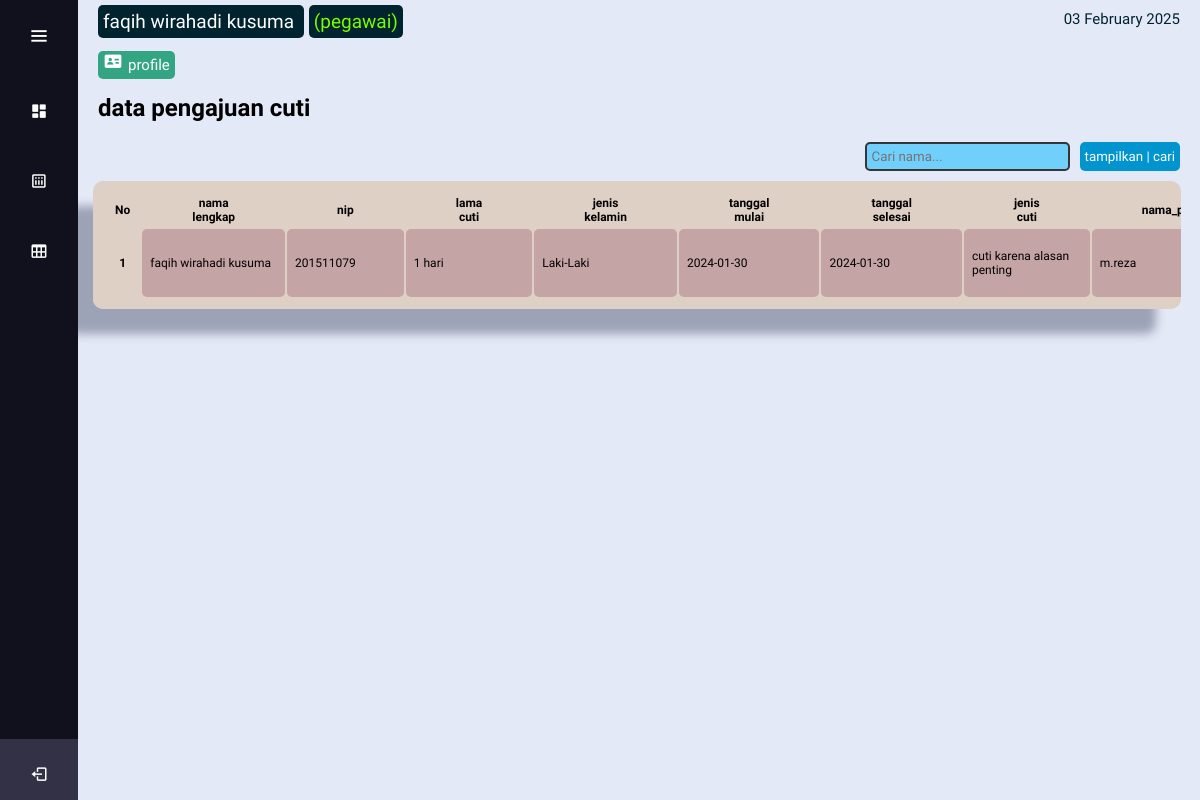
Page /dashboard_pegawai.php?page=home_user1 (signed in) on the committed database.
### tables this page shows
CREATE TABLE `tbl_multi_user` (
  `id_user` int(11) NOT NULL,
  `nama_lengkap` varchar(100) DEFAULT NULL,
  `nama_depan` varchar(100) DEFAULT NULL,
  `nip` char(18) DEFAULT NULL,
  `jenis_kelamin` varchar(100) DEFAULT NULL,
  `pass_user` varchar(100) DEFAULT NULL,
  `level` varchar(100) DEFAULT NULL
);

CREATE TABLE `tbl_data_cuti_pegawai` (
  `id_cuti_pegawai` int(11) NOT NULL,
  `id_pegawai` int(11) DEFAULT NULL,
  `id_jabatan` int(11) DEFAULT NULL,
  `jenis_kelamin` varchar(100) DEFAULT NULL,
  `nomor_hp` char(13) DEFAULT NULL,
  `kabupaten` varchar(100) DEFAULT NULL,
  `masa_kerja` varchar(50) DEFAULT NULL,
  `jenis_cuti` varchar(100) DEFAULT NULL,
  `alasan_cuti` varchar(225) DEFAULT NULL,
  `lama_cuti` varchar(100) DEFAULT NULL,
  `tanggal_mulai` date DEFAULT NULL,
  `tanggal_selesai` date DEFAULT NULL,
  `nama_panitera` varchar(100) DEFAULT NULL,
  `nama_ketua` varchar(100) DEFAULT NULL,
  `app_panitera` varchar(100) DEFAULT NULL,
  `app_ketua` varchar(100) DEFAULT NULL
);

CREATE TABLE `tbl_data_pegawai` (
  `id_pegawai` int(11) NOT NULL,
  `nama_pegawai` varchar(100) DEFAULT NULL,
  `nip` char(18) DEFAULT NULL,
  `id_jabatan` int(11) DEFAULT NULL,
  `id_user` int(11) DEFAULT NULL,
  `id_golongan` int(11) DEFAULT NULL,
  `unit_kerja` varchar(100) DEFAULT NULL,
  `pendidikan_terakhir` varchar(100) DEFAULT NULL,
  `alamat` varchar(225) DEFAULT NULL
);

### page/pegawaian/user/home_user1.php (the view, shortened to what this page needs)
<?php
require_once('./function/koneksi.php');
$statuse = isset($_GET['statuse']) ? ($_GET['statuse']) : false;
?>
<link rel="stylesheet" href="../../style/style.css">
<div class="data-user"><h1>data pengajuan cuti</h1>
<?php if($statuse == 'success') :?>
            <div class="alert alert-success" role="alert">
                data berhasil di hapus
            </div>
<?php endif; ?></div>
<form method="post" action="" class="pencarian">
    <input type="text" name="search" placeholder="Cari nama..." class="i_pencarian">
    <input type="submit" name="submit" value="tampilkan | cari" class="b_pencarian">
</form>
<table class="table">
    <thead>
        <tr>
        <th scope="col" class="data">No</th>
        <th scope="col" class="data">nama lengkap</th>
        <th scope="col" class="data">nip</th>
        <th scope="col" class="data">lama cuti</th>
        <th scope="col" class="data">jenis kelamin</th>
        <th scope="col" class="data">tanggal mulai</th>
        <th scope="col" class="data">tanggal selesai</th>
        <th scope="col" class="data">jenis cuti</th>
        <th scope="col" class="data">nama_panitera</th>
        </tr>
    </thead>
    <tbody class="box-data">
        <?php
        if (isset($_POST['submit'] ) == '$_SESSION[nip]') {
            $search = $_POST['search'];
            $result = $koneksi->query("SELECT * FROM tbl_data_cuti_pegawai AS cuti
                        INNER JOIN
                            tbl_data_pegawai AS pegawai ON cuti.id_pegawai = pegawai.id_pegawai
                            WHERE pegawai.nama_pegawai LIKE '%$search%'");
            $user = $result->fetch_all(MYSQLI_REFRESH_GRANT);
        }else{
            $user = $koneksi->query("SELECT
                cuti.*,
                pegawai.*
                FROM
                tbl_data_cuti_pegawai AS cuti
            INNER JOIN
                tbl_data_pegawai AS pegawai ON cuti.id_pegawai = pegawai.id_pegawai WHERE pegawai.nip='$_SESSION[nip]'
                ")->fetch_all(MYSQLI_REFRESH_GRANT);
        }
            $no = 1;
        foreach($user as $usr):?>
        <tr>
        <th scope="row" class="data-box"><?= $no++; ?></th>
        <td class="data-db"><?= $usr['nama_pegawai']?></td>
        <td class="data-db"><?= $usr['nip']?></td>
        <td class="data-db"><?= $usr['lama_cuti']?></td>
        <td class="data-db"><?= $usr['jenis_kelamin']?></td>
        <td class="data-db"><?= $usr['tanggal_mulai']?></td>
        <td class="data-db"><?= $usr['tanggal_selesai']?></td>
        <td class="data-db"><?= $usr['jenis_cuti']?></td>
        <td class="data-db"><?= $usr['nama_panitera']?></td>
        </tr>
        <?php endforeach;?>
    </tbody>
</table>

### home-nav-pegawai.php (shortened to what this page needs)
<div class="text">
            <div class="nama"><span style=" font-size:19px; color:white; margin-right:5px;"><?= $user['nama_lengkap'] ?>  </span>
                                <span style="color:#77ff00; font-size:19px;">(<?= $user['level'] ?>)</span><br><br>
                                <span class="span1"><a href="<?= BASE_URL . 'dashboard_pegawai.php?page=edit_data_profile&id='.$user['id_user'] ?>"><i class='bx bxs-id-card bx-tada' ></i>profile</a></span>
            </div>
            <div class="tanggal" id="clock">
                <?php
                $tanggal_sekarang = strftime("%d %B %Y ");
                echo "<p>{$tanggal_sekarang}</p>";
                ?>
            </div>
</div>

### style/style.css (style rules this page uses)
* { margin: 0; padding: 0; box-sizing: border-box; font-family: 'DynaPuff', cursive; }
* { margin: 0; padding: 0; box-sizing: border-box; }
.home-section .text { display: flex; justify-content: center; align-items: start; width: 100%; padding: 10px 20px; justify-content: space-between; color: #ffffff; font-size: 15px; font-weight: 200; margin-bottom: 10px; }
.home-section .text span { background-color: #002330; padding: 5px; border-radius: 5px; }
.home-section .text .span1 { background-color: #33a583; padding: 5px; margin-top: 5px; }
.home-section .text .tanggal { color: #002330; }
.data-user h1 { margin-left: 20px; margin-bottom: 20px; }
.table { display: inline-block; flex-direction: column; min-width: 97%; max-width: 97%; max-height: 60vh; background-color: #dcccbad3; margin-left: 15px; margin-right: 15px; margin-bottom: 40px; font-size: 12px; border: none; font-family: 'DynaPuff', cursive; padding: 10px; border-radius: 10px; box-shadow: -25px 25px 10px rgba(61, 70, 96, 0.427); white-space: wrap; overflow: auto; text-overflow: ellipsis; align-items: center; }
.data-box { padding-left: 3px; padding-right: 3px; }
.data-db { box-sizing: border-box; padding-left: 8px; padding-right: 8px; padding-top: 5px; padding-bottom: 5px; border: none; font-family: 'DynaPuff', cursive; background-color: #a7727d76; border-radius: 5px; margin: 1px; }
.table .data { width: 100%; padding-left: 50px; padding-right: 50px; margin-left: 50px; }
.table .data:nth-child(1) { padding: 10px; width: 5px; }
.table .data:nth-child(2) { width: 25%; }
.table .data:nth-child(3) { width: 20%; }
.table .data:nth-child(4) { width: 20%; }
.table .data:nth-child(5) { width: 20%; }
.table .data:nth-child(6) { width: 20%; }
.table .data:nth-child(7) { width: 20%; }
.table .data:nth-child(8) { width: 20%; }
.table .data:nth-child(9) { width: 20%; }
.pencarian { display: flex; justify-content: end; padding: 0px 20px; margin: 10px 0px; gap: 10px; }
.pencarian .b_pencarian { background-color: #0194cf; padding: 5px; color: white; border: none; border-radius: 5px; transition: all 0.5s ease; }
.pencarian .i_pencarian { background-color: #04b8ff83; padding: 5px; border: 2px solid #353535; color: white; border-radius: 5px; }
.text .nama .span1 a { text-decoration: none; color: white; }
.text .nama .span1 a i { font-size: 20px; margin-right: 5px; }

### rows in the picture
tbl_multi_user: nama_lengkap "faqih wirahadi kusuma", level "pegawai"
tbl_data_cuti_pegawai: id_pegawai.nama_pegawai "faqih wirahadi kusuma", id_pegawai.nip "201511079", lama_cuti "1 hari", jenis_kelamin "Laki-Laki", tanggal_mulai "2024-01-30", tanggal_selesai "2024-01-30", jenis_cuti "cuti karena alasan penting", nama_panitera "m.reza"

### other values in the picture
$tanggal_sekarang "03 February 2025"
